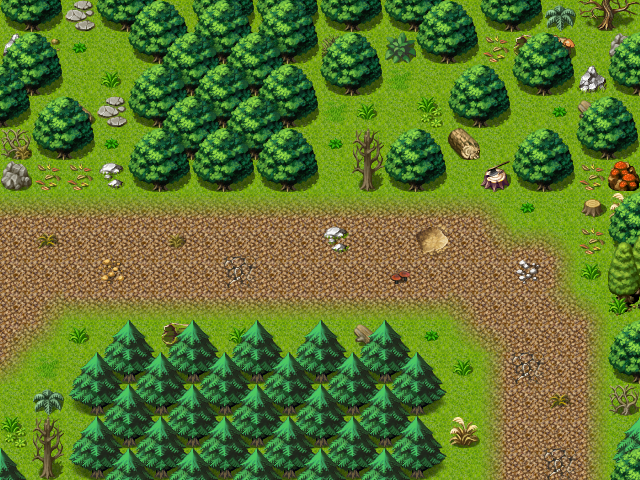

A 2D game scene composited from a Tiled map and its tileset images. What follows is a short description and the map's XML, with each tile layer's data collapsed to a summary:
An orthogonal 20x15 tile map with 32x32 px tiles, 3 tile layers (Ground, Objects, Above), 1 hidden layer not drawn, 62 tilesets and 8 objects (5x spawn, 3x mapchange).

<map version="1.10" tiledversion="1.11.2" orientation="orthogonal" renderorder="right-down" width="20" height="15" tilewidth="32" tileheight="32" infinite="0" nextlayerid="8" nextobjectid="9">
 <tileset firstgid="1" name="map_bed_1" tilewidth="32" tileheight="32" tilecount="160" columns="16">
  <image source="../drawable/map_bed_1.png" width="512" height="320" />
 </tileset>
 <tileset firstgid="161" name="map_border_1" tilewidth="32" tileheight="32" tilecount="128" columns="16">
  <image source="../drawable/map_border_1.png" width="512" height="256" />
 </tileset>
 <tileset firstgid="289" name="map_bridge_1" tilewidth="32" tileheight="32" tilecount="128" columns="16">
  <image source="../drawable/map_bridge_1.png" width="512" height="256" />
 </tileset>
 <tileset firstgid="417" name="map_bridge_2" tilewidth="32" tileheight="32" tilecount="128" columns="16">
  <image source="../drawable/map_bridge_2.png" width="512" height="256" />
 </tileset>
 <tileset firstgid="545" name="map_broken_1" tilewidth="32" tileheight="32" tilecount="128" columns="16">
  <image source="../drawable/map_broken_1.png" width="512" height="256" />
 </tileset>
 <tileset firstgid="673" name="map_cavewall_1" tilewidth="32" tileheight="32" tilecount="108" columns="18">
  <image source="../drawable/map_cavewall_1.png" width="576" height="192" />
 </tileset>
 <tileset firstgid="781" name="map_cavewall_2" tilewidth="32" tileheight="32" tilecount="108" columns="18">
  <image source="../drawable/map_cavewall_2.png" width="576" height="192" />
 </tileset>
 <tileset firstgid="889" name="map_cavewall_3" tilewidth="32" tileheight="32" tilecount="108" columns="18">
  <image source="../drawable/map_cavewall_3.png" width="576" height="192" />
 </tileset>
 <tileset firstgid="997" name="map_cavewall_4" tilewidth="32" tileheight="32" tilecount="108" columns="18">
  <image source="../drawable/map_cavewall_4.png" width="576" height="192" />
 </tileset>
 <tileset firstgid="1105" name="map_chair_table_1" tilewidth="32" tileheight="32" tilecount="128" columns="16">
  <image source="../drawable/map_chair_table_1.png" width="512" height="256" />
 </tileset>
 <tileset firstgid="1233" name="map_chair_table_2" tilewidth="32" tileheight="32" tilecount="128" columns="16">
  <image source="../drawable/map_chair_table_2.png" width="512" height="256" />
 </tileset>
 <tileset firstgid="1361" name="map_crate_1" tilewidth="32" tileheight="32" tilecount="128" columns="16">
  <image source="../drawable/map_crate_1.png" width="512" height="256" />
 </tileset>
 <tileset firstgid="1489" name="map_cupboard_1" tilewidth="32" tileheight="32" tilecount="128" columns="16">
  <image source="../drawable/map_cupboard_1.png" width="512" height="256" />
 </tileset>
 <tileset firstgid="1617" name="map_curtain_1" tilewidth="32" tileheight="32" tilecount="128" columns="16">
  <image source="../drawable/map_curtain_1.png" width="512" height="256" />
 </tileset>
 <tileset firstgid="1745" name="map_entrance_1" tilewidth="32" tileheight="32" tilecount="128" columns="16">
  <image source="../drawable/map_entrance_1.png" width="512" height="256" />
 </tileset>
 <tileset firstgid="1873" name="map_entrance_2" tilewidth="32" tileheight="32" tilecount="128" columns="16">
  <image source="../drawable/map_entrance_2.png" width="512" height="256" />
 </tileset>
 <tileset firstgid="2001" name="map_fence_1" tilewidth="32" tileheight="32" tilecount="128" columns="16">
  <image source="../drawable/map_fence_1.png" width="512" height="256" />
 </tileset>
 <tileset firstgid="2129" name="map_fence_2" tilewidth="32" tileheight="32" tilecount="128" columns="16">
  <image source="../drawable/map_fence_2.png" width="512" height="256" />
 </tileset>
 <tileset firstgid="2257" name="map_fence_3" tilewidth="32" tileheight="32" tilecount="128" columns="16">
  <image source="../drawable/map_fence_3.png" width="512" height="256" />
 </tileset>
 <tileset firstgid="2385" name="map_fence_4" tilewidth="32" tileheight="32" tilecount="128" columns="16">
  <image source="../drawable/map_fence_4.png" width="512" height="256" />
 </tileset>
 <tileset firstgid="2513" name="map_ground_1" tilewidth="32" tileheight="32" tilecount="128" columns="16">
  <image source="../drawable/map_ground_1.png" width="512" height="256" />
 </tileset>
 <tileset firstgid="2641" name="map_ground_2" tilewidth="32" tileheight="32" tilecount="128" columns="16">
  <image source="../drawable/map_ground_2.png" width="512" height="256" />
 </tileset>
 <tileset firstgid="2769" name="map_ground_3" tilewidth="32" tileheight="32" tilecount="128" columns="16">
  <image source="../drawable/map_ground_3.png" width="512" height="256" />
 </tileset>
 <tileset firstgid="2897" name="map_ground_4" tilewidth="32" tileheight="32" tilecount="128" columns="16">
  <image source="../drawable/map_ground_4.png" width="512" height="256" />
 </tileset>
 <tileset firstgid="3025" name="map_ground_5" tilewidth="32" tileheight="32" tilecount="128" columns="16">
  <image source="../drawable/map_ground_5.png" width="512" height="256" />
 </tileset>
 <tileset firstgid="3153" name="map_ground_6" tilewidth="32" tileheight="32" tilecount="128" columns="16">
  <image source="../drawable/map_ground_6.png" width="512" height="256" />
 </tileset>
 <tileset firstgid="3281" name="map_ground_7" tilewidth="32" tileheight="32" tilecount="128" columns="16">
  <image source="../drawable/map_ground_7.png" width="512" height="256" />
 </tileset>
 <tileset firstgid="3409" name="map_ground_8" tilewidth="32" tileheight="32" tilecount="128" columns="16">
  <image source="../drawable/map_ground_8.png" width="512" height="256" />
 </tileset>
 <tileset firstgid="3537" name="map_house_1" tilewidth="32" tileheight="32" tilecount="128" columns="16">
  <image source="../drawable/map_house_1.png" width="512" height="256" />
 </tileset>
 <tileset firstgid="3665" name="map_house_2" tilewidth="32" tileheight="32" tilecount="128" columns="16">
  <image source="../drawable/map_house_2.png" width="512" height="256" />
 </tileset>
 <tileset firstgid="3793" name="map_indoor_1" tilewidth="32" tileheight="32" tilecount="128" columns="16">
  <image source="../drawable/map_indoor_1.png" width="512" height="256" />
 </tileset>
 <tileset firstgid="3921" name="map_indoor_2" tilewidth="32" tileheight="32" tilecount="128" columns="16">
  <image source="../drawable/map_indoor_2.png" width="512" height="256" />
 </tileset>
 <tileset firstgid="4049" name="map_kitchen_1" tilewidth="32" tileheight="32" tilecount="128" columns="16">
  <image source="../drawable/map_kitchen_1.png" width="512" height="256" />
 </tileset>
 <tileset firstgid="4177" name="map_outdoor_1" tilewidth="32" tileheight="32" tilecount="128" columns="16">
  <image source="../drawable/map_outdoor_1.png" width="512" height="256" />
 </tileset>
 <tileset firstgid="4305" name="map_pillar_1" tilewidth="32" tileheight="32" tilecount="128" columns="16">
  <image source="../drawable/map_pillar_1.png" width="512" height="256" />
 </tileset>
 <tileset firstgid="4433" name="map_pillar_2" tilewidth="32" tileheight="32" tilecount="128" columns="16">
  <image source="../drawable/map_pillar_2.png" width="512" height="256" />
 </tileset>
 <tileset firstgid="4561" name="map_plant_1" tilewidth="32" tileheight="32" tilecount="128" columns="16">
  <image source="../drawable/map_plant_1.png" width="512" height="256" />
 </tileset>
 <tileset firstgid="4689" name="map_plant_2" tilewidth="32" tileheight="32" tilecount="128" columns="16">
  <image source="../drawable/map_plant_2.png" width="512" height="256" />
 </tileset>
 <tileset firstgid="4817" name="map_rock_1" tilewidth="32" tileheight="32" tilecount="128" columns="16">
  <image source="../drawable/map_rock_1.png" width="512" height="256" />
 </tileset>
 <tileset firstgid="4945" name="map_rock_2" tilewidth="32" tileheight="32" tilecount="128" columns="16">
  <image source="../drawable/map_rock_2.png" width="512" height="256" />
 </tileset>
 <tileset firstgid="5073" name="map_roof_1" tilewidth="32" tileheight="32" tilecount="128" columns="16">
  <image source="../drawable/map_roof_1.png" width="512" height="256" />
 </tileset>
 <tileset firstgid="5201" name="map_roof_2" tilewidth="32" tileheight="32" tilecount="128" columns="16">
  <image source="../drawable/map_roof_2.png" width="512" height="256" />
 </tileset>
 <tileset firstgid="5329" name="map_roof_3" tilewidth="32" tileheight="32" tilecount="128" columns="16">
  <image source="../drawable/map_roof_3.png" width="512" height="256" />
 </tileset>
 <tileset firstgid="5457" name="map_shop_1" tilewidth="32" tileheight="32" tilecount="128" columns="16">
  <image source="../drawable/map_shop_1.png" width="512" height="256" />
 </tileset>
 <tileset firstgid="5585" name="map_sign_ladder_1" tilewidth="32" tileheight="32" tilecount="128" columns="16">
  <image source="../drawable/map_sign_ladder_1.png" width="512" height="256" />
 </tileset>
 <tileset firstgid="5713" name="map_table_1" tilewidth="32" tileheight="32" tilecount="128" columns="16">
  <image source="../drawable/map_table_1.png" width="512" height="256" />
 </tileset>
 <tileset firstgid="5841" name="map_trail_1" tilewidth="32" tileheight="32" tilecount="128" columns="16">
  <image source="../drawable/map_trail_1.png" width="512" height="256" />
 </tileset>
 <tileset firstgid="5969" name="map_transition_1" tilewidth="32" tileheight="32" tilecount="128" columns="16">
  <image source="../drawable/map_transition_1.png" width="512" height="256" />
 </tileset>
 <tileset firstgid="6097" name="map_transition_2" tilewidth="32" tileheight="32" tilecount="128" columns="16">
  <image source="../drawable/map_transition_2.png" width="512" height="256" />
 </tileset>
 <tileset firstgid="6225" name="map_transition_3" tilewidth="32" tileheight="32" tilecount="128" columns="16">
  <image source="../drawable/map_transition_3.png" width="512" height="256" />
 </tileset>
 <tileset firstgid="6353" name="map_transition_4" tilewidth="32" tileheight="32" tilecount="128" columns="16">
  <image source="../drawable/map_transition_4.png" width="512" height="256" />
 </tileset>
 <tileset firstgid="6481" name="map_transition_5" tilewidth="32" tileheight="32" tilecount="128" columns="16">
  <image source="../drawable/map_transition_5.png" width="512" height="256" />
 </tileset>
 <tileset firstgid="6609" name="map_tree_1" tilewidth="32" tileheight="32" tilecount="128" columns="16">
  <image source="../drawable/map_tree_1.png" width="512" height="256" />
 </tileset>
 <tileset firstgid="6737" name="map_tree_2" tilewidth="32" tileheight="32" tilecount="128" columns="16">
  <image source="../drawable/map_tree_2.png" width="512" height="256" />
 </tileset>
 <tileset firstgid="6865" name="map_wall_1" tilewidth="32" tileheight="32" tilecount="128" columns="16">
  <image source="../drawable/map_wall_1.png" width="512" height="256" />
 </tileset>
 <tileset firstgid="6993" name="map_wall_2" tilewidth="32" tileheight="32" tilecount="120" columns="15">
  <image source="../drawable/map_wall_2.png" width="480" height="256" />
 </tileset>
 <tileset firstgid="7113" name="map_wall_3" tilewidth="32" tileheight="32" tilecount="120" columns="15">
  <image source="../drawable/map_wall_3.png" width="480" height="256" />
 </tileset>
 <tileset firstgid="7233" name="map_wall_4" tilewidth="32" tileheight="32" tilecount="120" columns="15">
  <image source="../drawable/map_wall_4.png" width="480" height="256" />
 </tileset>
 <tileset firstgid="7353" name="map_window_1" tilewidth="32" tileheight="32" tilecount="128" columns="16">
  <image source="../drawable/map_window_1.png" width="512" height="256" />
 </tileset>
 <tileset firstgid="7481" name="map_window_2" tilewidth="32" tileheight="32" tilecount="128" columns="16">
  <image source="../drawable/map_window_2.png" width="512" height="256" />
 </tileset>
 <tileset firstgid="7609" name="map_tree_1" tilewidth="32" tileheight="32" tilecount="128" columns="16">
  <image source="../drawable/map_tree_1.png" width="512" height="256" />
 </tileset>
 <tileset firstgid="7737" name="map_plant_1" tilewidth="32" tileheight="32" tilecount="128" columns="16">
  <image source="../drawable/map_plant_1.png" width="512" height="256" />
 </tileset>
 <layer id="1" name="Ground" width="20" height="15">
  <data>[300 cells, 300 non-empty, 2 distinct tile ids]</data>
 </layer>
 <layer id="2" name="Objects" width="20" height="15">
  <data>[300 cells, 231 non-empty, 56 distinct tile ids]</data>
 </layer>
 <layer id="3" name="Above" width="20" height="15">
  <data>[300 cells, 89 non-empty, 6 distinct tile ids]</data>
 </layer>
 <layer id="4" name="Walkable" width="20" height="15" visible="0">
  <data>[300 cells, 142 non-empty, 1 distinct tile ids]</data>
 </layer>
 <objectgroup id="5" name="Mapevents" visible="0">
  <object id="1" name="west" type="mapchange" x="0" y="192" width="32" height="256">
   <properties>
    <property name="map" value="cabin_norcity_road2" />
    <property name="place" value="east" />
   </properties>
  </object>
  <object id="2" name="south" type="mapchange" x="448" y="448" width="160" height="32">
   <properties>
    <property name="map" value="cabin_norcity_road4" />
    <property name="place" value="north" />
   </properties>
  </object>
  <object id="8" name="north" type="mapchange" x="64" y="0" width="32" height="32">
   <properties>
    <property name="map" value="waytobrightport6" />
    <property name="place" value="south1" />
   </properties>
  </object>
 </objectgroup>
 <objectgroup id="6" name="Spawn" visible="0">
  <object id="3" name="duleian_hornet_sapwn1" type="spawn" x="32" y="0" width="96" height="192">
   <properties>
    <property name="quantity" value="3" />
    <property name="spawngroup" value="duleian_hornet" />
   </properties>
  </object>
  <object id="4" name="duleian_hornet_sapwn2" type="spawn" x="544" y="224" width="64" height="32">
   <properties>
    <property name="spawngroup" value="duleian_hornet" />
   </properties>
  </object>
  <object id="5" name="duleian_mountain_cat_spawn" type="spawn" x="320" y="96" width="128" height="64">
   <properties>
    <property name="quantity" value="2" />
    <property name="spawngroup" value="duleian_mountain_cat" />
   </properties>
  </object>
  <object id="6" name="yelllow_tooth_spawn" type="spawn" x="512" y="96" width="64" height="64">
   <properties>
    <property name="spawngroup" value="duleian_mountain_cat" />
   </properties>
  </object>
  <object id="7" name="yellow_tooth_spawn2" type="spawn" x="576" y="160" width="32" height="160">
   <properties>
    <property name="spawngroup" value="duleian_mountain_cat" />
   </properties>
  </object>
 </objectgroup>
 <objectgroup id="7" name="Keys" />
</map>
